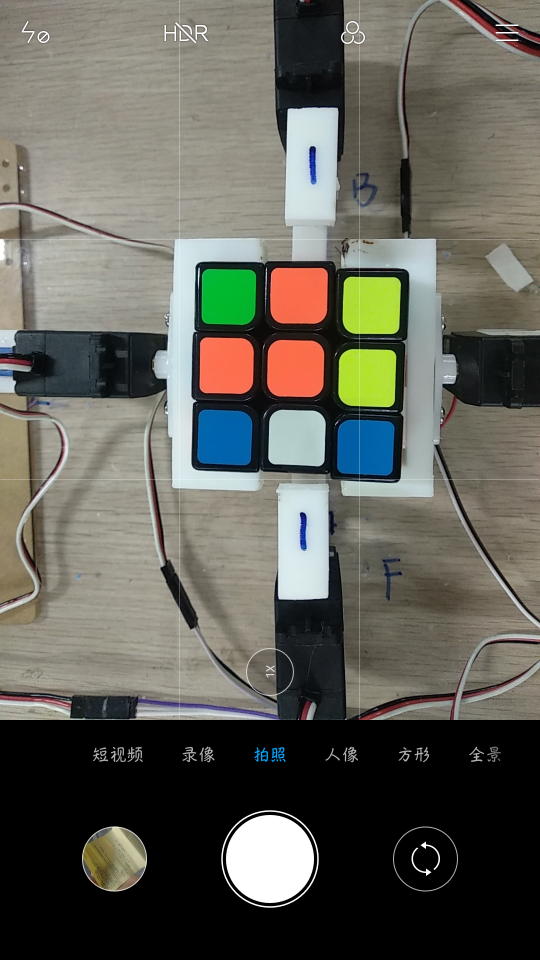
#> input picture f.png, 1080 x 1920 px (shown at 1/2 size)
$ python HsvThreshold.py
#> lines starting #> are read from the running program, lines starting #| are printed output that depends on the picture; after the words box and inside, x2 and y2 are one past the last pixel; in counts of white or black regions, pixels touching at a corner belong together
import cv2
import numpy as np

def nothing(x):
    pass

y0=315
y1=1182
x0=59
x1=930

Source = cv2.imread('f.png')
#> Source is the input picture: shape (1920, 1080, 3); mean B, G, R 88.6, 96.9, 97.7
sourceQuite = Source[y0:y1, x0:x1]  # 对读取的图片裁剪
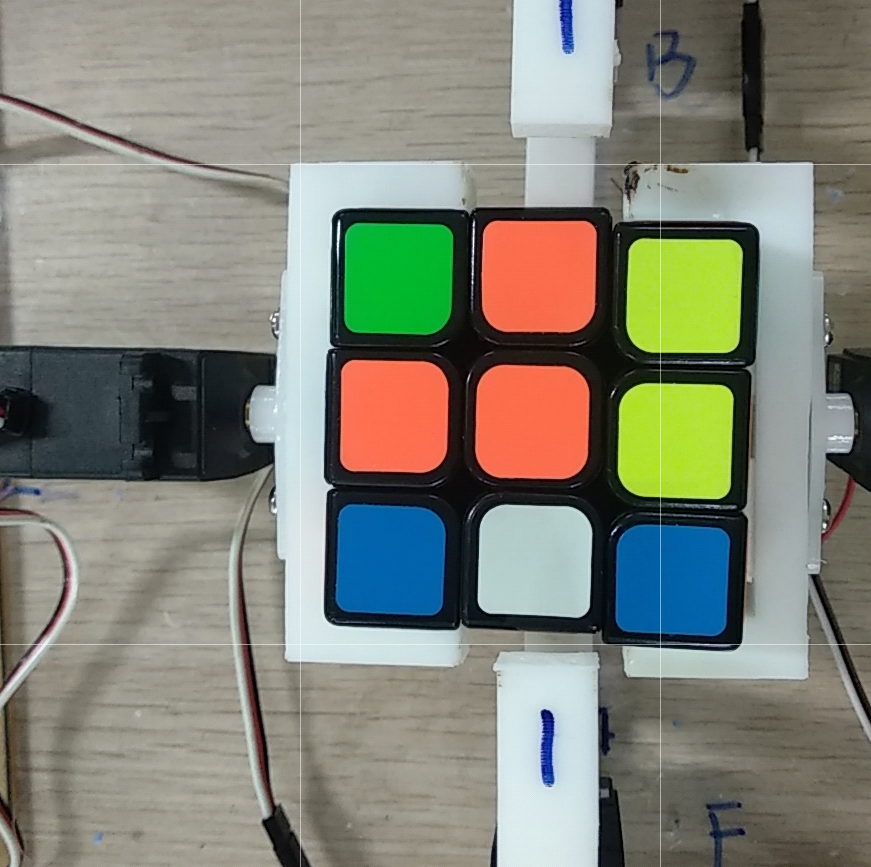
#> sourceQuite: shape (867, 871, 3); mean B, G, R 119.6, 131.7, 129.4
x, y = sourceQuite.shape[0:2]   #得到裁剪后图片的大小
#> x = 867; y = 871
cubeImg = cv2.resize(sourceQuite, (int(y/3), int(x/3)))  # 对读取的图片进行缩小
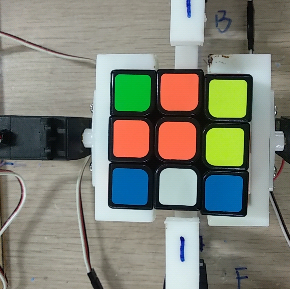
#> cubeImg: shape (289, 290, 3); mean B, G, R 119.3, 131.4, 129.1
cv2.imshow('2',cubeImg)
cubeHsv = cv2.cvtColor(cubeImg, cv2.COLOR_BGR2HSV)
#> cubeHsv: shape (289, 290, 3); mean H, S, V 50, 61.9, 143.6

cv2.namedWindow('Threshold')


cv2.createTrackbar('LowH','Threshold',0,180,nothing)
#> slider 'LowH' is set to 36
cv2.createTrackbar('HighH','Threshold',0,180,nothing)
#> slider 'HighH' is set to 180

cv2.createTrackbar('LowS','Threshold',0,255,nothing)
#> slider 'LowS' is set to 51
cv2.createTrackbar('HighS','Threshold',0,255,nothing)
#> slider 'HighS' is set to 255

cv2.createTrackbar('LowV','Threshold',0,255,nothing)
#> slider 'LowV' is set to 51
cv2.createTrackbar('HighV','Threshold',0,255,nothing)
#> slider 'HighV' is set to 255

while True :
    lowH=cv2.getTrackbarPos('LowH','Threshold')
    HighH=cv2.getTrackbarPos('HighH','Threshold')

    lowS=cv2.getTrackbarPos('LowS','Threshold')
    HighS=cv2.getTrackbarPos('HighS','Threshold')

    lowV=cv2.getTrackbarPos('LowV','Threshold')
    HighV=cv2.getTrackbarPos('HighV','Threshold')

    hsvsplit=np.zeros(cubeImg.shape,np.uint8)
    #imgThresholded=np.zeros(cubeImg.shape,np.uint8)

    cv2.split(cubeHsv,hsvsplit)
    cv2.equalizeHist(hsvsplit[2],hsvsplit[2])
    cv2.merge(hsvsplit,cubeHsv)
#> hsvsplit: shape (289, 290, 3); every value is 0

    low=np.array([lowH,lowS,lowV])
    high=np.array([HighH,HighS,HighV])
    imgThresholded=cv2.inRange(cubeHsv,low,high)
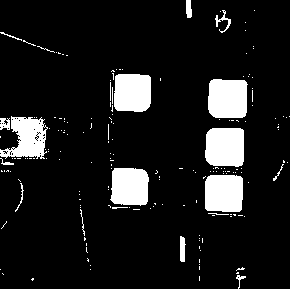
#> imgThresholded: shape (289, 290); 10.9% white; 181 white regions (162 under 20 px), largest, box (x1, y1, x2, y2) and area: (208, 79, 248, 118) 1436, (205, 128, 244, 167) 1413, (205, 175, 243, 212) 1347

    element=cv2.getStructuringElement(cv2.MORPH_RECT,(5,5))
    imgThresholded=cv2.morphologyEx(imgThresholded,cv2.MORPH_OPEN,element)
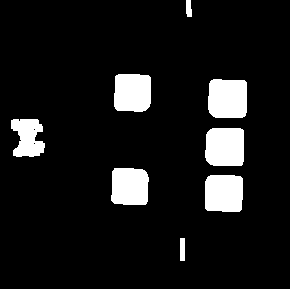
#> imgThresholded: shape (289, 290); 9.5% white; 8 white regions, largest, box (x1, y1, x2, y2) and area: (208, 79, 247, 118) 1435, (205, 128, 244, 166) 1409, (205, 175, 243, 212) 1346

    imgThresholded=cv2.morphologyEx(imgThresholded,cv2.MORPH_CLOSE,element)

    cv2.imshow('1',imgThresholded)

    a=cv2.waitKey(300)
#> (key Esc is pressed here)
    if a == 27:
        break

$ run again, with d.png copied over f.png
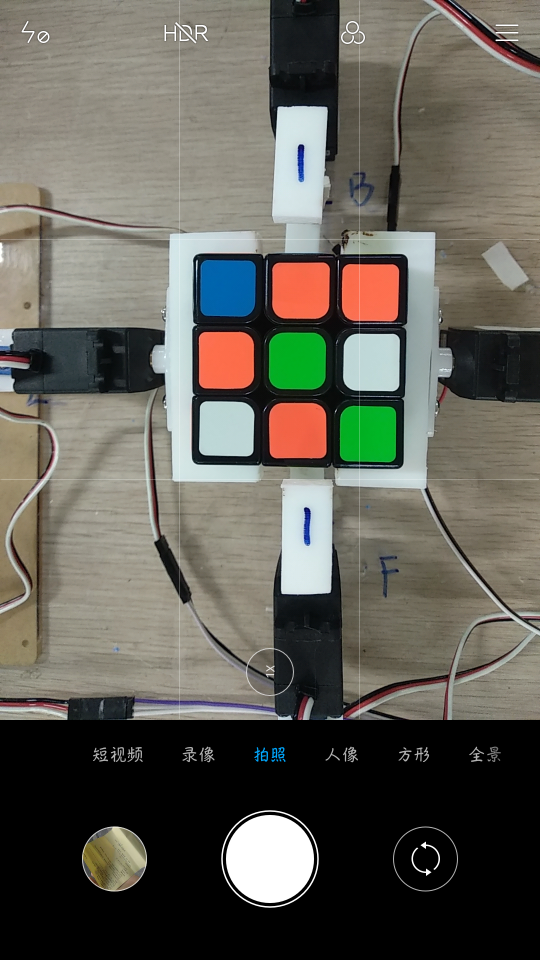
#> input picture d.png, 1080 x 1920 px (shown at 1/2 size)
#> Source is the input picture: shape (1920, 1080, 3); mean B, G, R 87.5, 96.1, 98.1
#> `cubeImg = cv2.resize(sourceQuite, (int(y/3), int(x/3)))`:
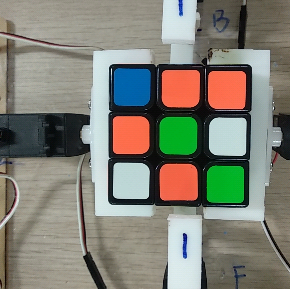
#> cubeImg: shape (289, 290, 3); mean B, G, R 116.8, 128.3, 128.9
#> cubeHsv: shape (289, 290, 3); mean H, S, V 49.4, 60.5, 142.1
#> hsvsplit: shape (289, 290, 3); every value is 0
#> `imgThresholded=cv2.morphologyEx(imgThresholded,cv2.MORPH_OPEN,element)`:
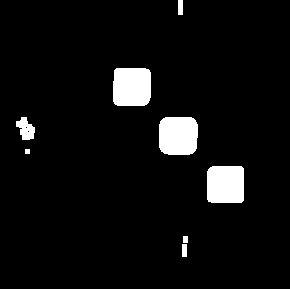
#> imgThresholded: shape (289, 290); 5.5% white; 8 white regions, largest, box (x1, y1, x2, y2) and area: (113, 68, 151, 106) 1391, (159, 117, 198, 155) 1386, (207, 166, 244, 203) 1345
